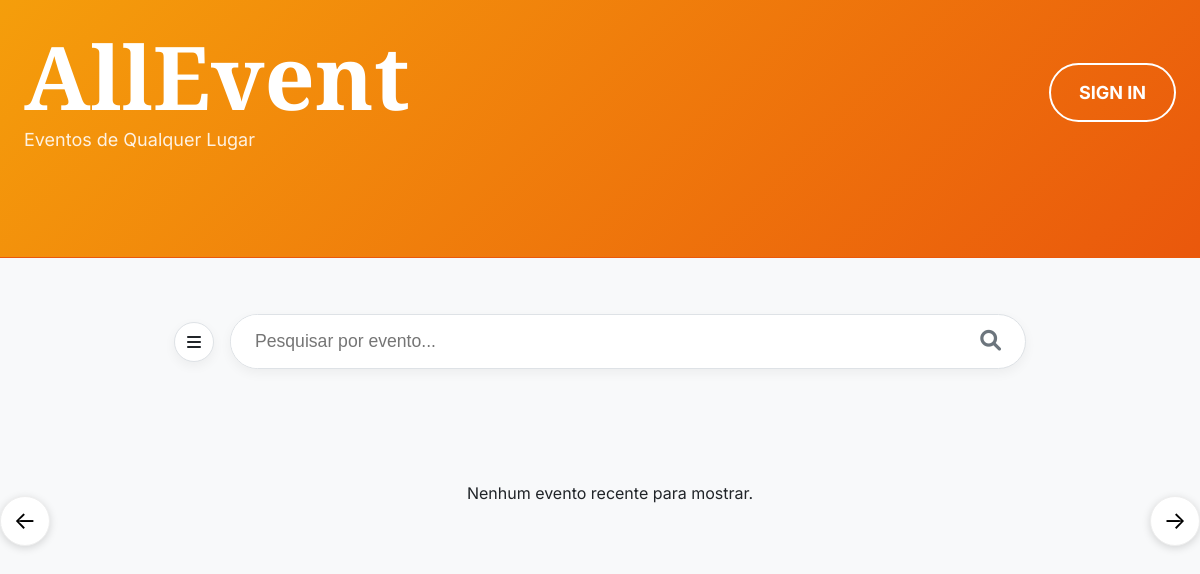
The app's page /, older data.
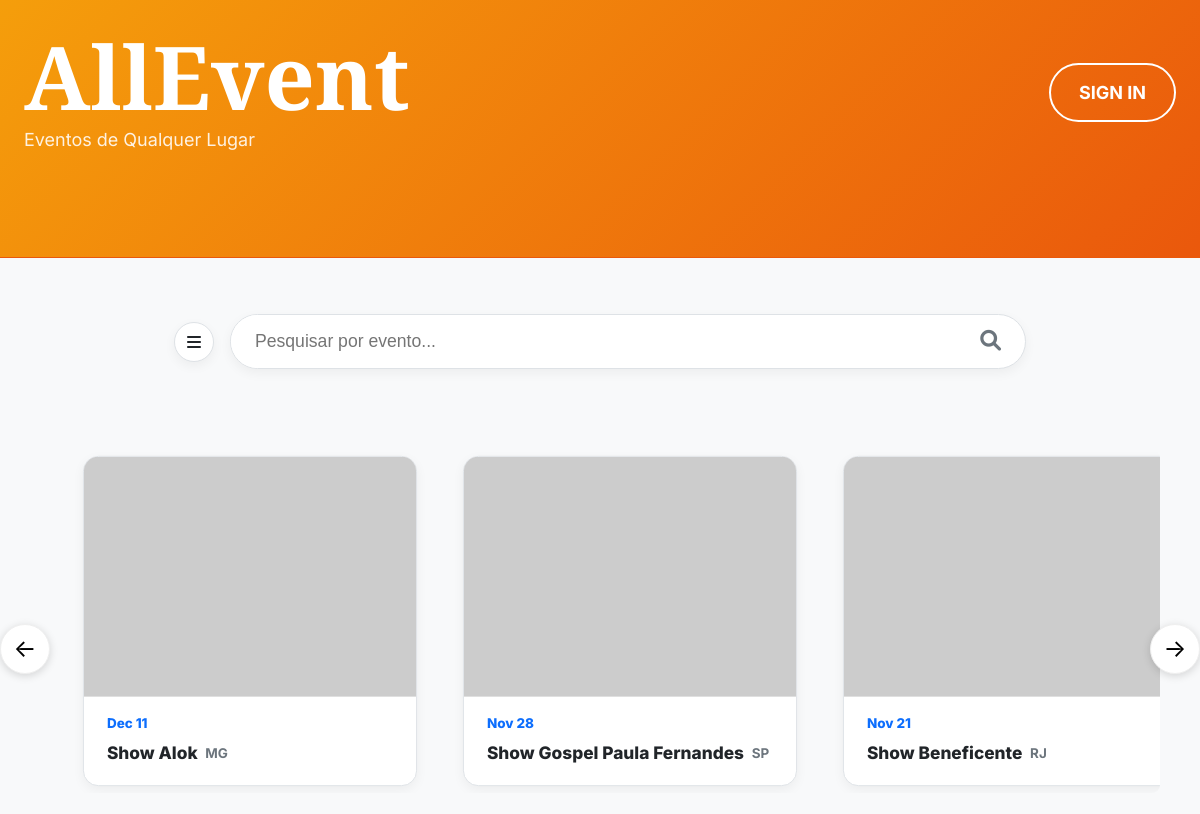
The same page, newer data.
### core/models.py (models this page shows, shortened)
class Evento(models.Model):
    nome = models.CharField(max_length=200)
    local = models.CharField(max_length=200)
    data = models.DateTimeField('data do evento')
    descricao = models.TextField(blank=True)
    imagem = models.ImageField(upload_to='eventos_imagens/', null=True, blank=True)

### core/views.py (the view)
# urls.py: path('', views.home, name='home'),
def home(request):
    eventos_recentes = Evento.objects.order_by('-data')[:8]
    contexto = {
        'eventos_carousel': eventos_recentes
    }
    return render(request, 'core/home.html', contexto)

### AllEvent/templates/core/home.html (shortened to what this page needs)
{% load static %}
<!doctype html>
<html lang="pt-br">
<head>
  <link rel="stylesheet" href="https://cdnjs.cloudflare.com/ajax/libs/font-awesome/6.0.0-beta3/css/all.min.css">
  <link rel="stylesheet" href="{% static 'css/style.css' %}">
</head>
<body>
  <header class="site-header">
    <div class="container nav">
      <div class="brand">
        <div class="logo">AllEvent</div>
        <div class="tagline">Eventos de Qualquer Lugar</div>
      </div>
      <div class="row">
        {% if user.is_authenticated %}
          <a class="btn btn-ghost" href="{% url 'perfil' %}">PERFIL</a>
        {% else %}
          <a class="btn btn-ghost" href="{% url 'login' %}">SIGN IN</a>
        {% endif %}
      </div>
    </div>
  </header>
  <main>
    <div class="home-search-container">
      <a href="{% url 'lista_eventos' %}" class="btn btn-icon">
        <i class="fas fa-bars"></i>
      </a>
      <form class="home-search-form" action="{% url 'resultado_busca' %}" method="GET">
        <input type="text" name="termo_busca" class="home-search-input" placeholder="Pesquisar por evento...">
        <button type="submit" class="home-search-button">
          <i class="fas fa-search"></i>
        </button>
      </form>
    </div>
    <div class="carousel-wrapper">
    <button class="nav prev" id="carousel-prev" aria-label="Anterior">←</button>
    <section class="carousel" aria-label="Eventos Recentes">
      <div class="track" data-track>
        {% for evento in eventos_carousel %}
          <div class="slide">
            <a class="event-card" href="{% url 'detalhe_evento' evento.id %}">
              {% if evento.imagem %}
                <img src="{{ evento.imagem.url }}" alt="Imagem do evento {{ evento.nome }}">
              {% else %}
                <img src="https://picsum.photos/seed/carousel{{evento.id}}/900/520" alt="Placeholder para {{ evento.nome }}">
              {% endif %}
              <div class="body">
                <div class="date-badge">{{ evento.data|date:"M d" }}</div>
                <div class="row">
                    <div class="title">{{ evento.nome }}</div>
                    <div class="uf">{{ evento.local }}</div>
                </div>
              </div>
            </a>
          </div>
        {% empty %}
          <p style="text-align: center; width: 100%; padding: 2rem;">Nenhum evento recente para mostrar.</p>
        {% endfor %}
      </div>
    </section>
    <button class="nav next" id="carousel-next" aria-label="Próximo">→</button>
</div>
  </main>
</body>
</html>

### AllEvent/static/css/style.css (style rules this page uses)
:root { --primary-color: #0d6efd; --secondary-color: #6c757d; --header-background-start: #F59E0B; --header-background-end: #EA580C; --background-color: #f8f9fa; --card-background: #ffffff; --text-color-dark: #212529; --text-color-light: #f8f9fa; --border-color: #dee2e6; --accent-color: var(--primary-color); --accent-color-hover: #0b5ed7; --search-card-bg: #6B3A0F; --search-card-text: #F3E9E2; --search-card-line: #B78563; --btn-red: #DC2626; --btn-red-hover: #B91C1C; --btn-ghost-orange: #F97316; --btn-ghost-orange-hover: #EA580C; --font-sans: "Inter", -apple-system, BlinkMacSystemFont, "Segoe UI", Roboto, Helvetica, Arial, sans-serif; --font-serif: "Playfair Display", Georgia, serif; --fs-xs: 12px; --fs-sm: 14px; --fs-md: 16px; --fs-lg: 18px; --fs-xl: 24px; --fs-xxl: 2.2rem; --fs-xxxl: 56px; --spacing-xs: 4px; --spacing-sm: 8px; --spacing-md: 12px; --spacing-lg: 16px; --spacing-xl: 24px; --spacing-xxl: 32px; --spacing-xxxl: 56px; --border-radius-sm: 5px; --border-radius-md: 8px; --border-radius-lg: 16px; --border-radius-pill: 999px; --shadow-sm: 0 4px 12px rgba(0, 0, 0, 0.05); --shadow-md: 0 10px 30px rgba(0, 0, 0, 0.25); --shadow-lg: 0 24px 50px rgba(0, 0, 0, 0.16); --shadow-glow: 0 24px 38px rgba(124,58,237,.18); }
* { box-sizing: border-box; margin: 0; padding: 0; }
html, body { height: 100%; }
body { font-family: var(--font-sans); background-color: var(--background-color); color: var(--text-color-dark); line-height: 1.5; display: flex; flex-direction: column; min-height: 100vh; }
img { max-width: 100%; display: block; }
a { color: inherit; text-decoration: none; }
button { font: inherit; cursor: pointer; border: 0; background: none; }
.container { max-width: 1200px; margin: 0 auto; padding: 0 var(--spacing-xl); }
.row { display: flex; gap: var(--spacing-md); align-items: center; }
.site-header { background: linear-gradient(135deg, var(--header-background-start), var(--header-background-end)); padding: var(--spacing-xxl) 0 calc(var(--spacing-xxxl) + 48px); position: relative; z-index: 1; border-bottom: 1px solid var(--header-background-end); }
.site-header .logo-text, .site-header .logo { font-family: var(--font-serif); font-weight: 700; font-size: var(--fs-xxl); color: white; letter-spacing: .3px; line-height: 1; }
.site-header .tagline { color: #FFF7ED; opacity: .95; margin-top: 6px; font-size: var(--fs-sm); }
.site-header .nav { display: flex; align-items: center; justify-content: space-between; gap: var(--spacing-lg); }
.btn { display: inline-flex; align-items: center; justify-content: center; gap: var(--spacing-sm); padding: var(--spacing-sm) var(--spacing-lg); border-radius: var(--border-radius-pill); font-size: var(--fs-md); font-weight: 600; cursor: pointer; text-align: center; text-decoration: none; transition: all 0.2s ease-in-out; border: 1px solid transparent; }
.btn-ghost { color: #fff; border: 1.5px solid var(--btn-ghost-orange); background: transparent; padding: 10px 16px; }
.btn-icon { width: 40px; height: 40px; border-radius: var(--border-radius-pill); display: inline-grid; place-items: center; border: 1.5px solid rgba(255,255,255,.6); color: #fff; padding: 0; }
.carousel { margin: var(--spacing-xxl) auto; width: min(1100px, 92vw); position: relative; padding-bottom: var(--spacing-xxxl); }
.carousel .track { display: flex; overflow: hidden; border-radius: var(--border-radius-md); transition: transform .4s ease; }
.carousel .slide { flex: 0 0 100%; position: relative; transform: scale(.96); transition: transform .3s ease, opacity .3s ease; }
.carousel img { width: 100%; height: 420px; object-fit: cover; display: block; }
a.event-card { background: var(--card-background); border-radius: var(--border-radius-lg); overflow: hidden; box-shadow: var(--shadow-sm); border: 1px solid var(--border-color); transition: transform .15s ease, box-shadow .15s ease; display: block; color: inherit; }
.event-card img { width: 100%; height: 220px; object-fit: cover; display: block; }
.event-card .body { padding: var(--spacing-lg) var(--spacing-xl); }
.event-card .date-badge { color: var(--primary-color); font-weight: 800; margin-bottom: var(--spacing-sm); font-size: var(--fs-sm); }
.event-card .row { justify-content: flex-start; gap: var(--spacing-sm); margin-bottom: var(--spacing-xs); }
.event-card .title { font-weight: 800; font-size: var(--fs-lg); }
.event-card .uf { font-weight: 700; color: var(--secondary-color); font-size: var(--fs-sm); }

Row changes from the older to the newer data that the page shows:
added Evento: data "Dec 11", nome "Show Alok", local "MG"
added Evento: data "Nov 28", nome "Show Gospel Paula Fernandes", local "SP"
added Evento: data "Nov 21", nome "Show Beneficente", local "RJ"
Text that changed along with them:
text no longer shown: "Nenhum evento recente para mostrar."
